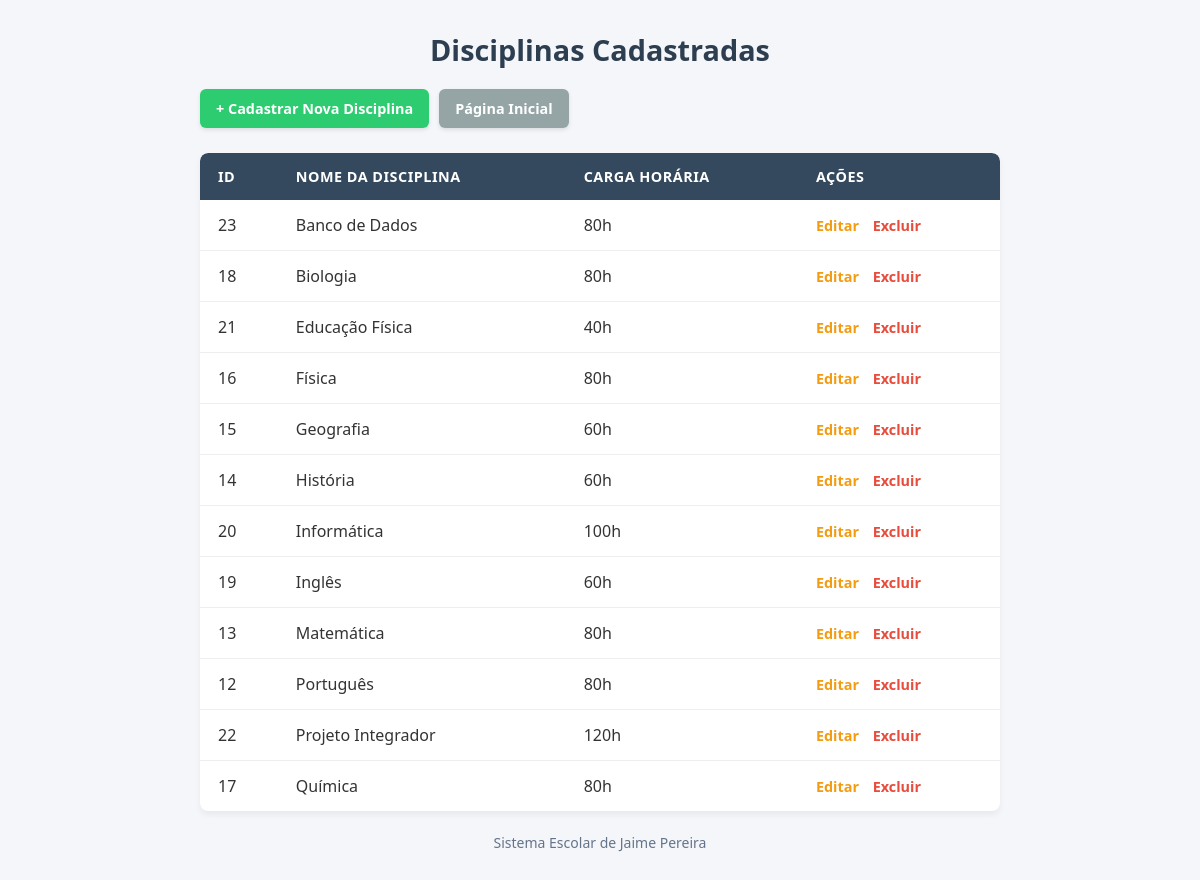
Screenshot of /disciplinas/listar.php (signed in) with the database file from the repository.
### tables this page shows
CREATE TABLE `disciplinas` (
  `id` int(11) NOT NULL,
  `nome` varchar(100) NOT NULL,
  `carga_horaria` int(11) NOT NULL
);

### disciplinas/listar.php (the view, shortened to what this page needs)
<?php
require_once '../config/conexao.php';
try {
    $sql = 'SELECT id, nome, carga_horaria FROM disciplinas ORDER BY nome ASC';
    $stmt = $pdo->query($sql);
    $disciplinas = $stmt->fetchAll();
} catch (PDOException $e) {
    die('Erro ao consultar disciplinas: ' . $e->getMessage());
}
?>
<!DOCTYPE html>
<html lang="pt-BR">
    <head>
        <link rel="stylesheet" href="../assets/css/listardisc.css" />
        <link rel="stylesheet" href="../assets/css/rodape.css" />
    </head>
    <body>
        <h2>Disciplinas Cadastradas</h2>
        <nav class="top-actions" aria-label="Ações principais">
            <a class="btn-primary" href="cadastrar.php">+ Cadastrar Nova Disciplina</a>
            <a class="btn-secondary" href="../index.php">Página Inicial</a>
        </nav>
        <div class="table-wrapper">
            <table>
                <thead>
                    <tr>
                        <th>ID</th>
                        <th>Nome da Disciplina</th>
                        <th>Carga Horária</th>
                        <th>Ações</th>
                    </tr>
                </thead>
                <tbody>
                    <?php if (count($disciplinas) > 0): ?>
                        <?php foreach ($disciplinas as $d): ?>
                            <tr>
                                <td><?= htmlspecialchars($d['id']) ?></td>
                                <td><?= htmlspecialchars($d['nome']) ?></td>
                                <td><?= htmlspecialchars($d['carga_horaria']) ?>h</td>
                                <td class="acoes">
                                    <a class="action-link edit" href="editar.php?id=<?= htmlspecialchars($d['id']) ?>">
                                        Editar
                                    </a>
                                    <a
                                        class="action-link delete"
                                        href="excluir.php?id=<?= htmlspecialchars($d['id']) ?>"
                                        onclick="
                                            return confirm('Deseja realmente excluir esta disciplina?');
                                        "
                                    >
                                        Excluir
                                    </a>
                                </td>
                            </tr>
                        <?php endforeach; ?>
                    <?php else: ?>
                        <tr><td colspan="4">Nenhuma disciplina cadastrada.</td></tr>
                    <?php endif; ?>
                </tbody>
            </table>
        </div>
        <?php include __DIR__ . '/../includes/footer.php'; ?>
    </body>
</html>

### assets/css/listardisc.css (style rules this page uses)
* { margin: 0; padding: 0; box-sizing: border-box; font-family: 'Segoe UI', Tahoma, Geneva, Verdana, sans-serif; }
body { background-color: #f4f6f9; color: #333; min-height: 100vh; padding: 30px 15px; display: flex; flex-direction: column; align-items: center; }
h2 { color: #2c3e50; margin-bottom: 20px; font-size: 1.8rem; text-align: center; }
.top-actions { display: flex; flex-wrap: wrap; gap: 10px; margin-bottom: 25px; width: 100%; max-width: 800px; }
.btn-primary { display: inline-block; background-color: #2ecc71; color: #ffffff; padding: 10px 16px; border-radius: 6px; font-weight: 600; font-size: 0.9rem; text-decoration: none; box-shadow: 0 2px 4px rgba(0, 0, 0, 0.1); transition: background-color 0.2s; }
.btn-secondary { display: inline-block; background-color: #95a5a6; color: #ffffff; padding: 10px 16px; border-radius: 6px; font-weight: 600; font-size: 0.9rem; text-decoration: none; box-shadow: 0 2px 4px rgba(0, 0, 0, 0.1); transition: background-color 0.2s; }
.table-wrapper { width: 100%; max-width: 800px; overflow-x: auto; border-radius: 8px; box-shadow: 0 4px 6px rgba(0, 0, 0, 0.05); }
table { width: 100%; min-width: 620px; border-collapse: collapse; background-color: #ffffff; border-radius: 8px; overflow: hidden; }
th, td { padding: 14px 18px; text-align: left; }
thead { background-color: #34495e; color: #ffffff; }
th { font-weight: 600; font-size: 0.9rem; text-transform: uppercase; letter-spacing: 0.5px; }
tbody tr { border-bottom: 1px solid #eeeeee; transition: background-color 0.15s; }
tbody tr:last-child { border-bottom: none; }
.action-link { border: none; background: transparent; cursor: pointer; font: inherit; text-decoration: none; font-weight: 600; font-size: 0.9rem; transition: color 0.2s; }
.action-link.edit { color: #f39c12; }
.action-link.delete { color: #e74c3c; }
.acoes { white-space: nowrap; }
.acoes .action-link + .action-link { margin-left: 10px; }

### assets/css/rodape.css (style rules this page uses)
body { min-height: 100vh; display: flex; flex-direction: column; }

### rows the page displays
disciplinas: id "23", nome "Banco de Dados", carga_horaria "80"
disciplinas: id "18", nome "Biologia", carga_horaria "80"
disciplinas: id "21", nome "Educação Física", carga_horaria "40"
disciplinas: id "16", nome "Física", carga_horaria "80"
disciplinas: id "15", nome "Geografia", carga_horaria "60"
disciplinas: id "14", nome "História", carga_horaria "60"
disciplinas: id "20", nome "Informática", carga_horaria "100"
disciplinas: id "19", nome "Inglês", carga_horaria "60"
disciplinas: id "13", nome "Matemática", carga_horaria "80"
disciplinas: id "12", nome "Português", carga_horaria "80"
disciplinas: id "22", nome "Projeto Integrador", carga_horaria "120"
disciplinas: id "17", nome "Química", carga_horaria "80"
